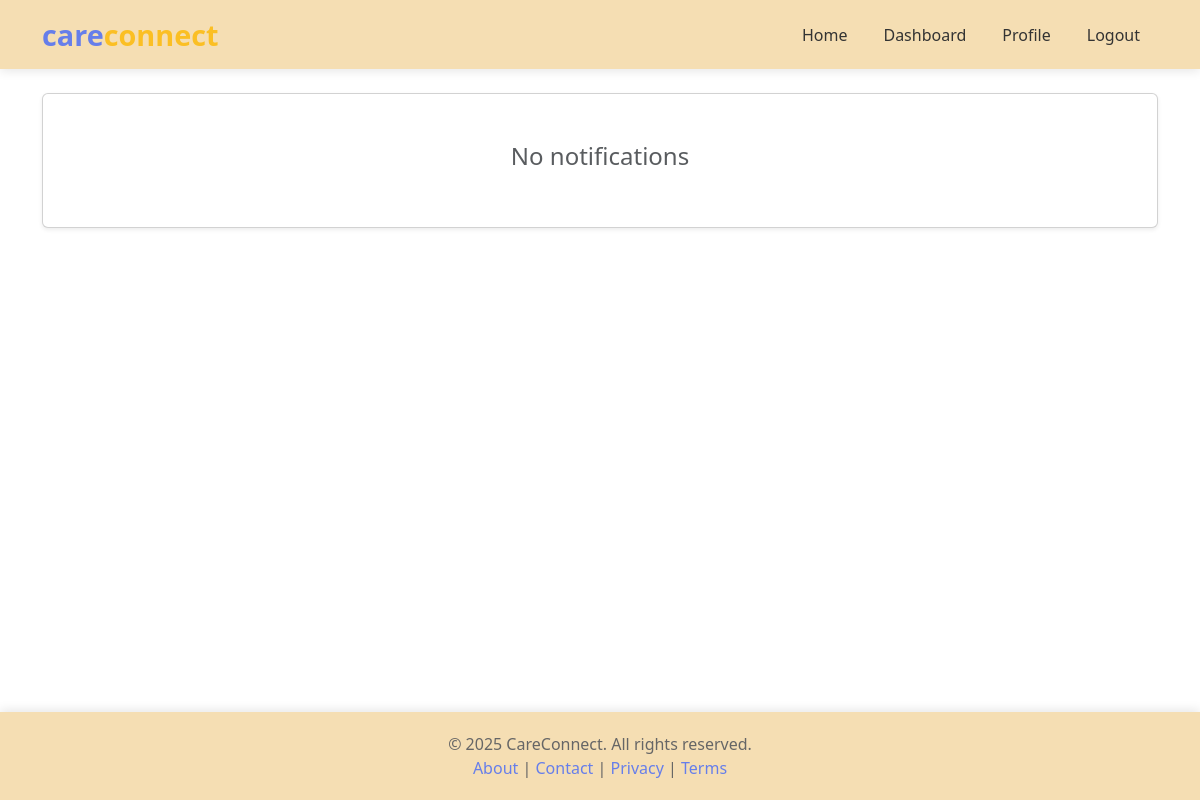
The page /providers/notifications/ (signed in) on the database as committed earlier.
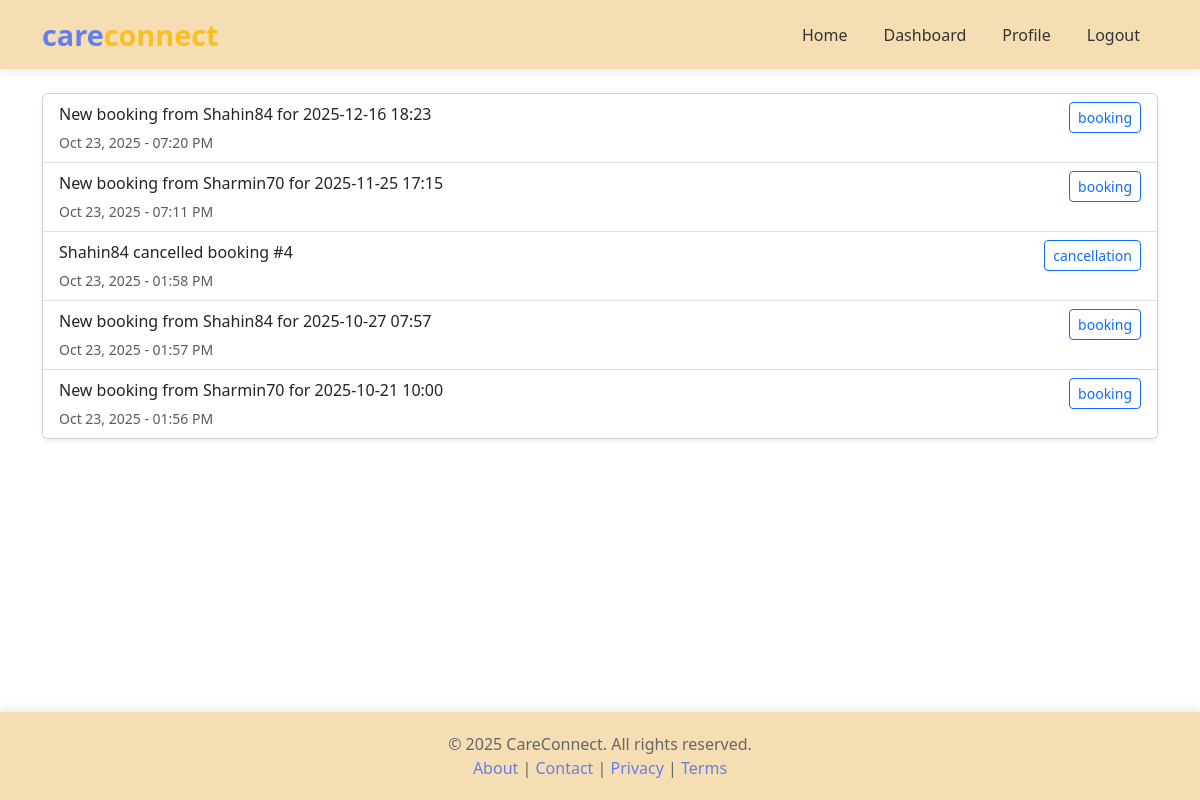
The same page on the database as committed later.
### updates/models.py (models this page shows, shortened)
class Notification(models.Model):
    providerID = models.ForeignKey(ServiceProvider, on_delete=models.CASCADE, related_name='notifications_sent',
                                   null=True, blank=True)
    userID = models.ForeignKey(User, on_delete=models.CASCADE, related_name='notifications_received')
    message = models.TextField()
    time = models.DateTimeField(auto_now_add=True)
    isRead = models.BooleanField(default=False)
    notification_type = models.CharField(max_length=50, default='general')
    class Meta:
        ordering = ['-time']
        db_table = 'updates_notification'

### providers/views.py (the view)
# urls.py: path('notifications/', views.provider_notifications, name='provider_notifications'),
@login_required
def provider_notifications(request):
    if not request.user.is_provider:
        return redirect('user_dashboard')
    provider = ServiceProvider.objects.get(user=request.user)
    notifications = Notification.objects.filter(userID=request.user).order_by('-time')
    notifications.update(isRead=True)
    context = {
        'provider': provider,
        'notifications': notifications,
    }
    return render(request, 'providers/notifications.html', context)

### templates/providers/notifications.html (shortened to what this page needs)
{% extends 'base.html' %}
{% block content %}
<div class="container mt-4 mb-5">
    {% if notifications %}
        <div class="card shadow-sm">
            <div class="list-group list-group-flush">
                {% for notification in notifications %}
                <div class="list-group-item">
                    <div class="d-flex justify-content-between align-items-start">
                        <div>
                            <p class="mb-1">{{ notification.message }}</p>
                            <small class="text-muted">{{ notification.time|date:"M d, Y - h:i A" }}</small>
                        </div>
                        <span class="btn btn-outline-primary btn-sm">{{ notification.notification_type }}</span>
                    </div>
                </div>
                {% endfor %}
            </div>
        </div>
    {% else %}
        <div class="card shadow-sm">
            <div class="card-body text-center py-5">
                <h4 class="text-muted">No notifications</h4>
            </div>
        </div>
    {% endif %}
</div>
{% endblock %}

Rows that differ between the two databases and show on the page:
added Notification: message "New booking from Shahin84 for 2025-12-16 18:23", time "Oct 23, 2025 - 07:20 PM", notification_type "booking"
added Notification: message "New booking from Sharmin70 for 2025-11-25 17:15", time "Oct 23, 2025 - 07:11 PM", notification_type "booking"
added Notification: message "Shahin84 cancelled booking #4", time "Oct 23, 2025 - 01:58 PM", notification_type "cancellation"
added Notification: message "New booking from Shahin84 for 2025-10-27 07:57", time "Oct 23, 2025 - 01:57 PM", notification_type "booking"
added Notification: message "New booking from Sharmin70 for 2025-10-21 10:00", time "Oct 23, 2025 - 01:56 PM", notification_type "booking"
Other text that changed with them:
text no longer shown: "No notifications"
